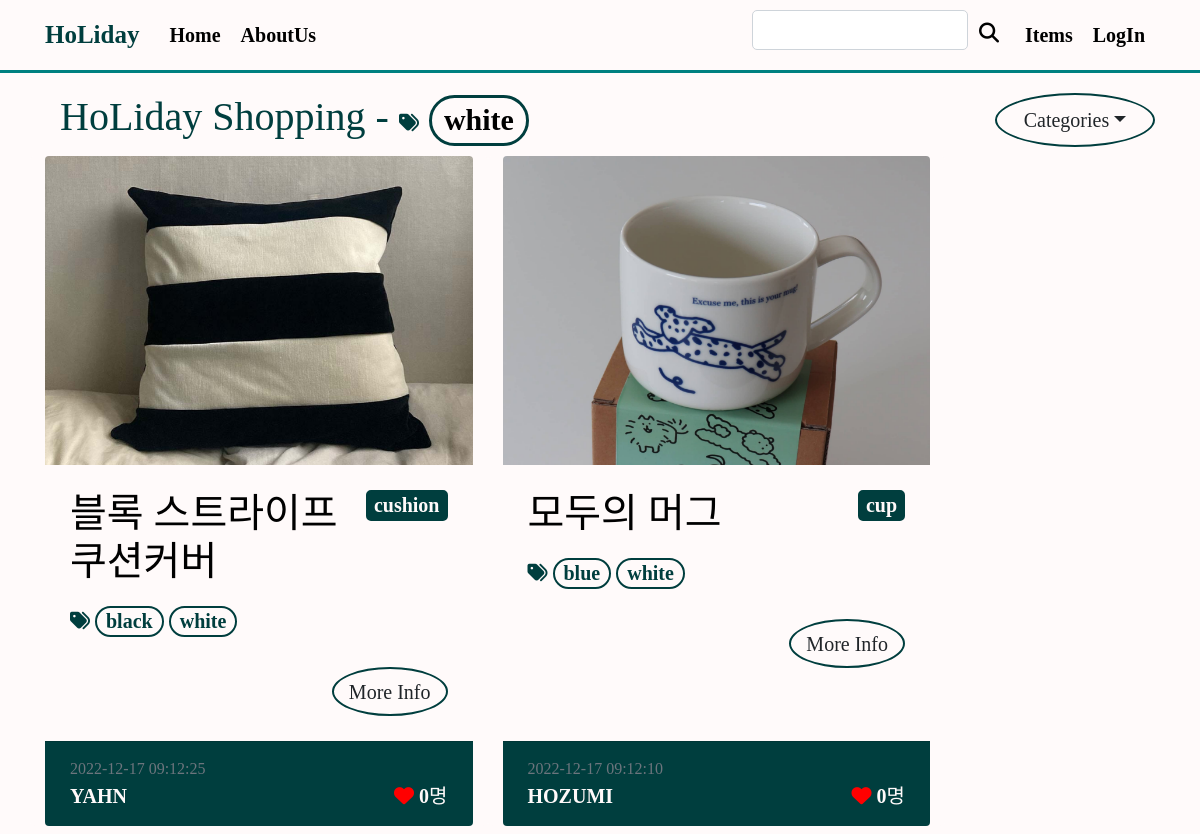
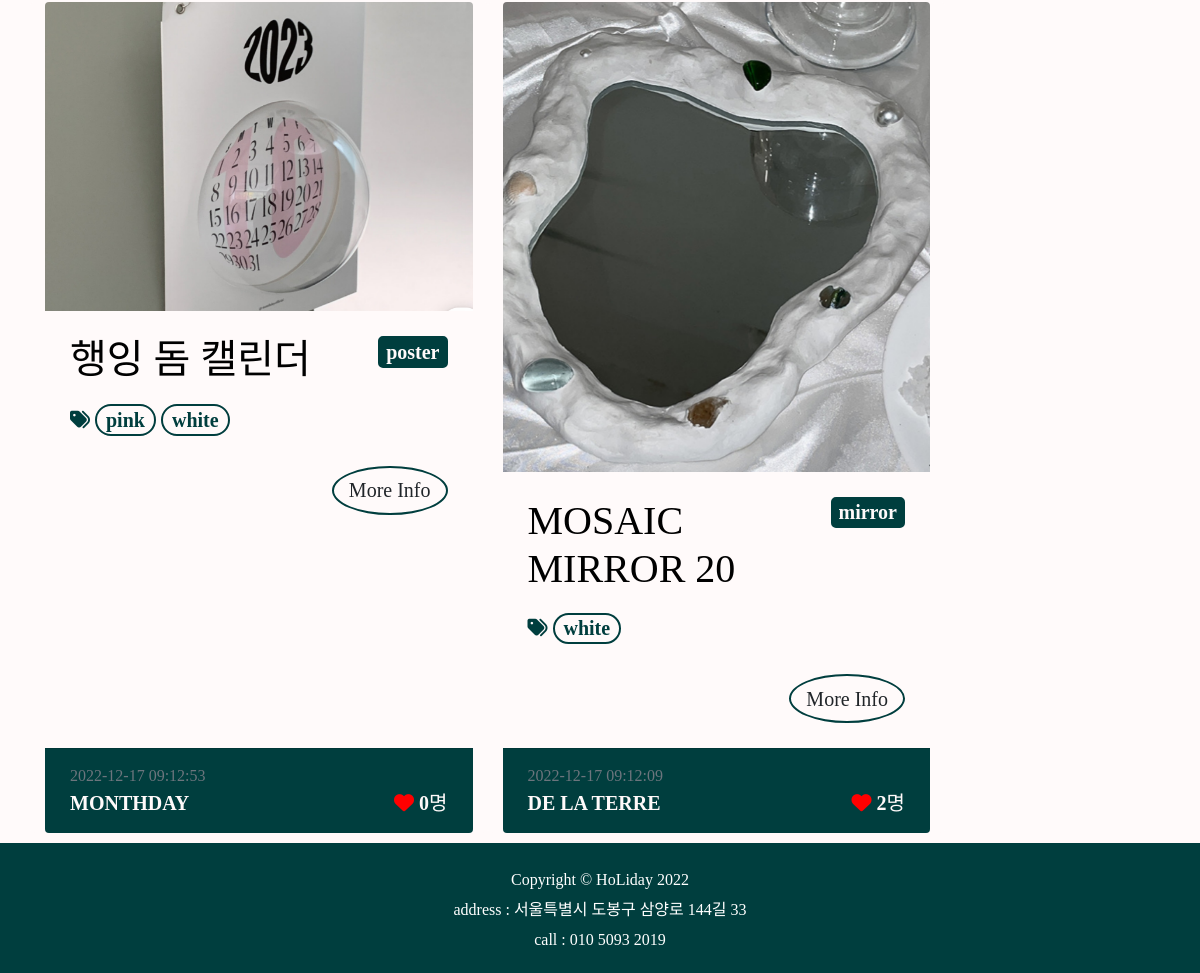
Page /shoppingmall_main/tag/white/ on the committed database (2 pictures, top to bottom).
### shoppingmall_main/models.py (models this page shows, shortened)
class ColorTag(models.Model):
    name = models.CharField(max_length=50,unique=True)
    slug = models.SlugField(max_length=200,unique=True,allow_unicode=True)
    def __str__(self):
        return self.name
    def get_absolute_url(self):
        return f'/shoppingmall_main/tag/{self.slug}'

class ShoppingItem(models.Model):
    created_at = models.DateTimeField(auto_now_add=True)
    updated_at = models.DateTimeField(auto_now=True)
    title = models.CharField(max_length=50) # 상품 이름
    information = MarkdownxField() # 상품 설명
    price = models.IntegerField() # 가격
    like_users = models.ManyToManyField(User,related_name='like_shopping',blank=True)
    head_image = models.ImageField(upload_to='shoppingmall_main/images/%Y/%m/%d/', blank=True) # 상품 이미지
    author = models.ForeignKey(User, null=True, on_delete=models.SET_NULL)
    m_company = models.ForeignKey(Company, null=True, on_delete=models.SET_NULL) # 제조사
    category = models.ForeignKey(Category, null=True, blank=True, on_delete=models.CASCADE) # 카테고리
    product_number = models.IntegerField() # 그 외 상품번호
    tags = models.ManyToManyField(ColorTag,blank=True) # 다대다 관계
    def __str__(self):
        return f'{self.title} by {self.m_company}'
    def get_absolute_url(self):
        return f'/shoppingmall_main/{self.pk}/'
    def get_content_markdown(self):
        return markdown(self.information)

class Category(models.Model):
    name = models.CharField(max_length=50, unique=True)
    slug = models.SlugField(max_length=200, unique=True, allow_unicode=True)
    def __str__(self):
        return self.name
    def get_absolute_url(self):
        return f'/shoppingmall_main/category/{self.slug}'
    class Meta:
        verbose_name_plural = 'Categories'

class Company(models.Model):
    name = models.CharField(max_length=30, unique=True) # 제조사명
    address = models.CharField(max_length=30) # 제조사 주소
    tel = models.CharField(max_length=15) # 제조사 연락처
    email = models.EmailField() # 제조사 이메일
    slug = models.SlugField(max_length=200, unique=True, allow_unicode=True,null=True)
    def __str__(self):
        return self.name
    def get_absolute_url(self):
        return f'/shoppingmall_main/m_company/{self.slug}'
    class Meta:
        verbose_name_plural = 'Companies'

### shoppingmall_main/views.py (the view)
# urls.py: path('tag/<str:slug>/',views.tag_page),
def tag_page(request, slug):
    tag = ColorTag.objects.get(slug=slug)
    shoppingitem_list = tag.shoppingitem_set.all()
    return render(request, 'shoppingmall_main/shoppingitem_list.html', {
        'tag' : tag,
        'shoppingitem_list' : shoppingitem_list,
        'categories': Category.objects.all(),
        'no_category_post_count': ShoppingItem.objects.filter(category=None).count
    })

### shoppingmall_main/templates/shoppingmall_main/shoppingitem_list.html (shortened to what this page needs)
{% extends 'shoppingmall_main/base.html' %}
{% block main_area %}
<div class="container mt-3">
          <h2 style="color : rgb(0,62,62)">HoLiday Shopping
              {% if tag %}
               - <i class="fas fa-tags"></i>
              <span class="badge rounded-pill badge-light" style="color:black ; border:3px solid rgb(0,62,62);background-color:snow">{{ tag }}</span>
              {% endif %}
          </h2></div>
<div class="row row-cols-1 row-cols-md-2 g-4 mr-3" >
            {% if shoppingitem_list.exists %}
            {% for p in shoppingitem_list %}
          <div class="card col mb-2" id="post-{{p.pk}}" style="border: none;background-color:snow">
              {% if p.head_image%}
            <img class="card-img-top" src="{{p.head_image.url}}" alt="{{p}}의 head_image " />
              {% else %}
                <img class="img-fluid rounded" src="https://picsum.photos/seed/{{p.pk}}/800/200"/>
              {% endif %}
            <div class="card-body" style="background-color : snow">
                {% if p.category %}
                <span class="badge badge-light float-right" style="background-color : rgb(0,62,62); border: 2px solid rgb(0,62,62); color:snow"><a style="color:snow"href="{{p.category.get_absolute_url}}" >{{p.category}}</a></span>
                {% else %}
                    <span class="badge badge-light float-right" style="background-color : rgb(0,62,62); border: 2px solid rgb(0,62,62); color:snow"><a href="/shoppingmall_main/category/no_category/" style="background-color : rgb(0,62,62); border: 2px solid rgb(0,62,62); color:snow">미분류</a></span>
                {% endif %}
                <h2 class="card-title" style="color:black">{{p.title | upper}}</h2>
                {% if p.tags.exists %}
                    <i class="fas fa-tags "style="color:rgb(0,62,62) ;"></i>
                    {% for t in p.tags.iterator %}
                    <span class="badge badge-pill badge-light" style="color:rgb(0,62,62);background-color:snow;border:2px solid rgb(0,62,62)">
                        <a href="{{t.get_absolute_url}}" style="color:rgb(0,62,62) ;">{{t}}</a>
                    </span>
                    {% endfor %}
                <br><br>
                {% endif %}
                <a class="btn btn-light float-right" style="background-color : snow; border: 2px solid rgb(0,62,62);border-radius:50%"href="{{p.get_absolute_url}}">More Info </a>
            </div>
              <div class="card-footer" style="background-color : rgb(0,62,62)">
                  <div class="small text-muted">{{p.created_at | date:"Y-m-d h:m:s"}}</div>
                  <a href="{{p.m_company.get_absolute_url}}" style="color:snow">{{p.m_company | upper}}</a>
                  <span class="float-right" style="color:snow">
                      <i class="fa-solid fa-heart" style="color : red"></i>
                        {{p.like_users.count}}명
                  </span>
              </div>
          </div>
            {% endfor %}
            {% else %}
            <h5>아무 게시물이 없습니다.</h5>
            {% endif %}
</div>
{% endblock %}

### shoppingmall_main/static/shoppingmall_main/css/style.css (style rules this page uses)
body { background:snow; }
.card { border: 2px solid gray; }
* { font-family: 'Magilio'; font-size: 20px; font-weight: 550; }

### rows in the picture
ColorTag: name "white"
ShoppingItem: head_image (picture), category "cushion", title "블록 스트라이프 쿠션커버", created_at "2022-12-17 09:12:25", m_company "YAHN", like_users.count "0"
ColorTag: name "black"
ShoppingItem: head_image (picture), category "cup", title "모두의 머그", created_at "2022-12-17 09:12:10", m_company "HOZUMI", like_users.count "0"
ColorTag: name "blue"
ShoppingItem: head_image (picture), category "poster", title "행잉 돔 캘린더", created_at "2022-12-17 09:12:53", m_company "MONTHDAY", like_users.count "0"
ColorTag: name "pink"
ShoppingItem: head_image (picture), category "mirror", title "MOSAIC MIRROR 20", created_at "2022-12-17 09:12:09", m_company "DE LA TERRE", like_users.count "2"
